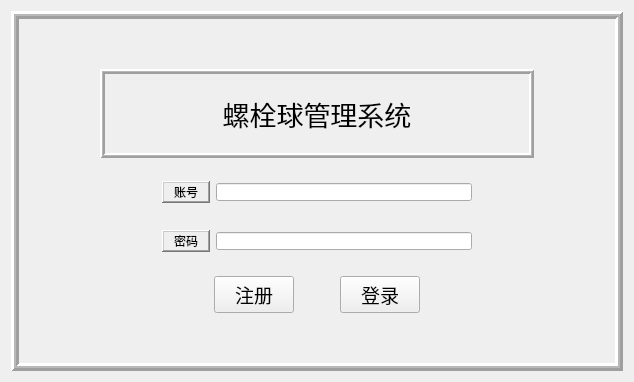
<?xml version="1.0" encoding="UTF-8"?>
<ui version="4.0">
 <class>LoginWindow</class>
 <widget class="QWidget" name="LoginWindow">
  <property name="geometry">
   <rect>
    <x>0</x>
    <y>0</y>
    <width>634</width>
    <height>382</height>
   </rect>
  </property>
  <property name="windowTitle">
   <string>Form</string>
  </property>
  <property name="styleSheet">
   <string notr="true">QLineEdit{
	margin: 0px;
}</string>
  </property>
  <layout class="QGridLayout" name="gridLayout_3">
   <item row="0" column="0">
    <widget class="QFrame" name="frame_2">
     <property name="frameShape">
      <enum>QFrame::Box</enum>
     </property>
     <property name="frameShadow">
      <enum>QFrame::Raised</enum>
     </property>
     <property name="lineWidth">
      <number>3</number>
     </property>
     <property name="midLineWidth">
      <number>2</number>
     </property>
     <layout class="QGridLayout" name="gridLayout_2">
      <item row="0" column="0">
       <layout class="QHBoxLayout" name="horizontalLayout_4" stretch="1,6,1">
        <item>
         <spacer name="horizontalSpacer_3">
          <property name="orientation">
           <enum>Qt::Horizontal</enum>
          </property>
          <property name="sizeHint" stdset="0">
           <size>
            <width>40</width>
            <height>20</height>
           </size>
          </property>
         </spacer>
        </item>
        <item>
         <layout class="QVBoxLayout" name="verticalLayout_3" stretch="1,6,1">
          <item>
           <spacer name="verticalSpacer_3">
            <property name="orientation">
             <enum>Qt::Vertical</enum>
            </property>
            <property name="sizeHint" stdset="0">
             <size>
              <width>20</width>
              <height>40</height>
             </size>
            </property>
           </spacer>
          </item>
          <item>
           <layout class="QVBoxLayout" name="verticalLayout_2" stretch="5,1,4,1,2">
            <item>
             <widget class="QFrame" name="frame">
              <property name="frameShape">
               <enum>QFrame::Box</enum>
              </property>
              <property name="frameShadow">
               <enum>QFrame::Raised</enum>
              </property>
              <property name="lineWidth">
               <number>2</number>
              </property>
              <property name="midLineWidth">
               <number>1</number>
              </property>
              <layout class="QGridLayout" name="gridLayout">
               <item row="0" column="0">
                <widget class="QLabel" name="label">
                 <property name="font">
                  <font>
                   <family>Microsoft YaHei</family>
                   <pointsize>20</pointsize>
                   <italic>false</italic>
                   <bold>false</bold>
                  </font>
                 </property>
                 <property name="styleSheet">
                  <string notr="true">font: 290 20pt &quot;Microsoft YaHei&quot;;
color: rgb(0, 0, 0)</string>
                 </property>
                 <property name="frameShape">
                  <enum>QFrame::NoFrame</enum>
                 </property>
                 <property name="text">
                  <string>螺栓球管理系统</string>
                 </property>
                 <property name="alignment">
                  <set>Qt::AlignCenter</set>
                 </property>
                </widget>
               </item>
              </layout>
             </widget>
            </item>
            <item>
             <spacer name="verticalSpacer_2">
              <property name="orientation">
               <enum>Qt::Vertical</enum>
              </property>
              <property name="sizeHint" stdset="0">
               <size>
                <width>20</width>
                <height>40</height>
               </size>
              </property>
             </spacer>
            </item>
            <item>
             <layout class="QHBoxLayout" name="horizontalLayout_3" stretch="1,5,1">
              <item>
               <spacer name="horizontalSpacer">
                <property name="orientation">
                 <enum>Qt::Horizontal</enum>
                </property>
                <property name="sizeHint" stdset="0">
                 <size>
                  <width>40</width>
                  <height>20</height>
                 </size>
                </property>
               </spacer>
              </item>
              <item>
               <layout class="QVBoxLayout" name="verticalLayout" stretch="10,1,10">
                <item>
                 <layout class="QHBoxLayout" name="horizontalLayout">
                  <item>
                   <widget class="QLabel" name="label_2">
                    <property name="styleSheet">
                     <string notr="true">font: 14pt &quot;Microsoft YaHei UI&quot;;
color: rgb(0, 0, 0)</string>
                    </property>
                    <property name="frameShape">
                     <enum>QFrame::WinPanel</enum>
                    </property>
                    <property name="frameShadow">
                     <enum>QFrame::Raised</enum>
                    </property>
                    <property name="text">
                     <string>   账号   </string>
                    </property>
                    <property name="alignment">
                     <set>Qt::AlignCenter</set>
                    </property>
                   </widget>
                  </item>
                  <item>
                   <widget class="QLineEdit" name="lineEdit"/>
                  </item>
                 </layout>
                </item>
                <item>
                 <spacer name="verticalSpacer">
                  <property name="orientation">
                   <enum>Qt::Vertical</enum>
                  </property>
                  <property name="sizeHint" stdset="0">
                   <size>
                    <width>20</width>
                    <height>40</height>
                   </size>
                  </property>
                 </spacer>
                </item>
                <item>
                 <layout class="QHBoxLayout" name="horizontalLayout_2">
                  <item>
                   <widget class="QLabel" name="label_3">
                    <property name="styleSheet">
                     <string notr="true">font: 14pt &quot;Microsoft YaHei UI&quot;;
color: rgb(0, 0, 0)</string>
                    </property>
                    <property name="frameShape">
                     <enum>QFrame::WinPanel</enum>
                    </property>
                    <property name="frameShadow">
                     <enum>QFrame::Raised</enum>
                    </property>
                    <property name="text">
                     <string>   密码   </string>
                    </property>
                    <property name="alignment">
                     <set>Qt::AlignCenter</set>
                    </property>
                   </widget>
                  </item>
                  <item>
                   <widget class="QLineEdit" name="lineEdit_2"/>
                  </item>
                 </layout>
                </item>
               </layout>
              </item>
              <item>
               <spacer name="horizontalSpacer_2">
                <property name="orientation">
                 <enum>Qt::Horizontal</enum>
                </property>
                <property name="sizeHint" stdset="0">
                 <size>
                  <width>40</width>
                  <height>20</height>
                 </size>
                </property>
               </spacer>
              </item>
             </layout>
            </item>
            <item>
             <spacer name="verticalSpacer_6">
              <property name="orientation">
               <enum>Qt::Vertical</enum>
              </property>
              <property name="sizeHint" stdset="0">
               <size>
                <width>20</width>
                <height>40</height>
               </size>
              </property>
             </spacer>
            </item>
            <item>
             <layout class="QHBoxLayout" name="horizontalLayout_6">
              <item>
               <spacer name="horizontalSpacer_6">
                <property name="orientation">
                 <enum>Qt::Horizontal</enum>
                </property>
                <property name="sizeHint" stdset="0">
                 <size>
                  <width>40</width>
                  <height>20</height>
                 </size>
                </property>
               </spacer>
              </item>
              <item>
               <layout class="QHBoxLayout" name="horizontalLayout_5">
                <item>
                 <widget class="QPushButton" name="pushButton">
                  <property name="font">
                   <font>
                    <pointsize>14</pointsize>
                   </font>
                  </property>
                  <property name="text">
                   <string>注册</string>
                  </property>
                 </widget>
                </item>
                <item>
                 <spacer name="horizontalSpacer_5">
                  <property name="orientation">
                   <enum>Qt::Horizontal</enum>
                  </property>
                  <property name="sizeHint" stdset="0">
                   <size>
                    <width>40</width>
                    <height>20</height>
                   </size>
                  </property>
                 </spacer>
                </item>
                <item>
                 <widget class="QPushButton" name="pushButton_2">
                  <property name="font">
                   <font>
                    <pointsize>14</pointsize>
                   </font>
                  </property>
                  <property name="text">
                   <string>登录</string>
                  </property>
                 </widget>
                </item>
               </layout>
              </item>
              <item>
               <spacer name="horizontalSpacer_7">
                <property name="orientation">
                 <enum>Qt::Horizontal</enum>
                </property>
                <property name="sizeHint" stdset="0">
                 <size>
                  <width>40</width>
                  <height>20</height>
                 </size>
                </property>
               </spacer>
              </item>
             </layout>
            </item>
           </layout>
          </item>
          <item>
           <spacer name="verticalSpacer_4">
            <property name="orientation">
             <enum>Qt::Vertical</enum>
            </property>
            <property name="sizeHint" stdset="0">
             <size>
              <width>20</width>
              <height>40</height>
             </size>
            </property>
           </spacer>
          </item>
         </layout>
        </item>
        <item>
         <spacer name="horizontalSpacer_4">
          <property name="orientation">
           <enum>Qt::Horizontal</enum>
          </property>
          <property name="sizeHint" stdset="0">
           <size>
            <width>40</width>
            <height>20</height>
           </size>
          </property>
         </spacer>
        </item>
       </layout>
      </item>
     </layout>
    </widget>
   </item>
  </layout>
 </widget>
 <resources/>
 <connections/>
</ui>
